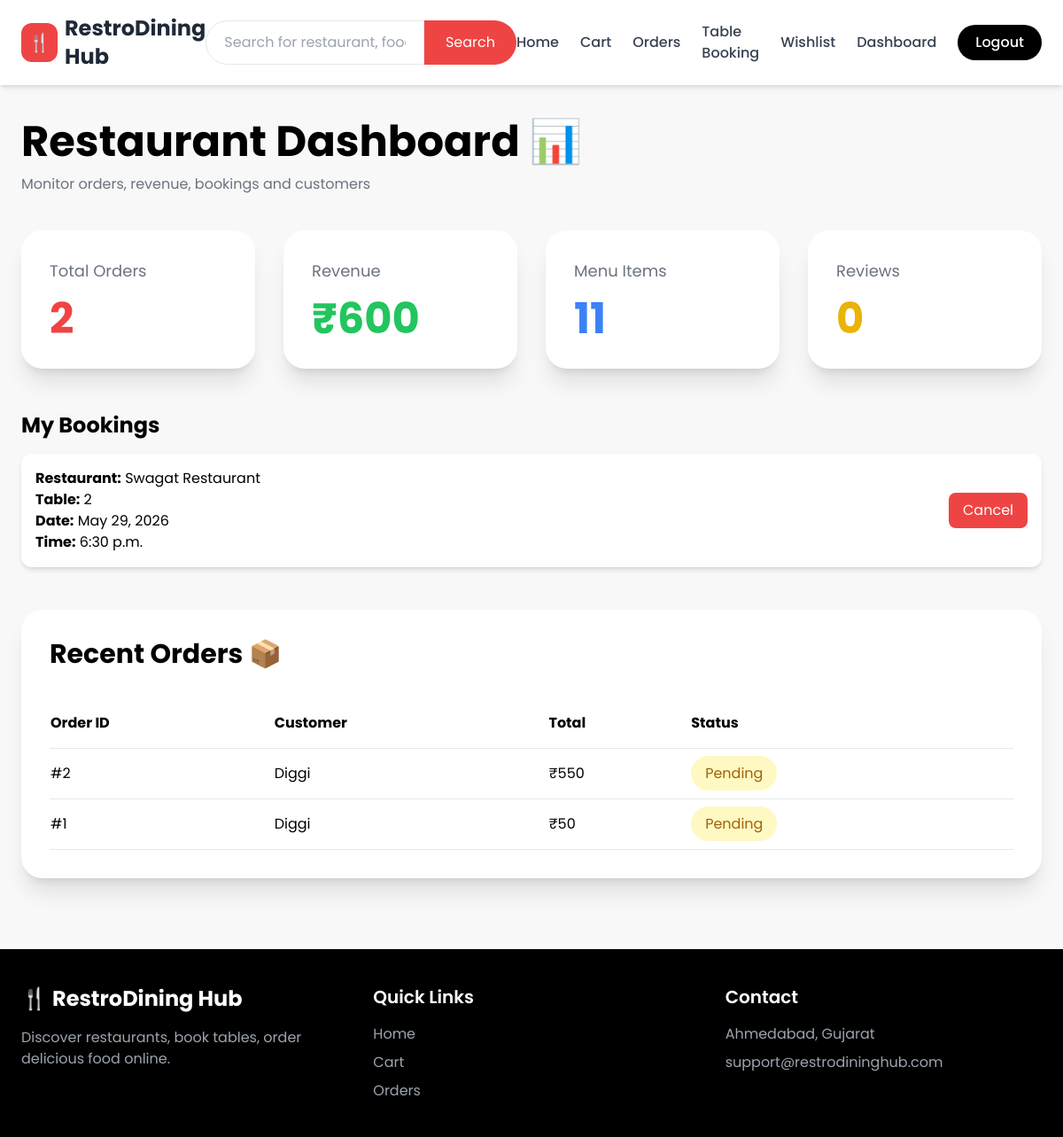
The page /dashboard/ (signed in) on the database its author committed.
### restaurant/models.py (models this page shows, shortened)
class Booking(models.Model):
    user = models.ForeignKey(User, on_delete=models.CASCADE)
    restaurant = models.ForeignKey(Restaurant, on_delete=models.CASCADE)
    table = models.ForeignKey(Table, on_delete=models.CASCADE)
    booking_date = models.DateField()
    booking_time = models.TimeField()
    status = models.CharField(
        max_length=20,
        choices=[
            ('Pending', 'Pending'),
            ('Confirmed', 'Confirmed'),
            ('Cancelled', 'Cancelled'),
        ],
        default='Pending'
    )

class Restaurant(models.Model):
    name = models.CharField(max_length=100)
    address = models.TextField()
    image = models.ImageField(upload_to='restaurants/')
    rating = models.FloatField(default=4.0)
    delivery_time = models.CharField(
        max_length=50,
        default="30 mins"
    )

class Table(models.Model):
    table_number = models.IntegerField(unique=True)
    seats = models.IntegerField(default=4)
    is_booked = models.BooleanField(default=False)

class Order(models.Model):
    user = models.ForeignKey(User, on_delete=models.CASCADE)
    total = models.IntegerField()
    status = models.CharField(
    max_length=20,
    choices=[
        ('Pending', 'Pending'),
        ('Preparing', 'Preparing'),
        ('Out for Delivery', 'Out for Delivery'),
        ('Delivered', 'Delivered'),
    ],
    default='Pending'
)
    razorpay_order_id = models.CharField(max_length=100, blank=True, null=True)
    razorpay_payment_id = models.CharField(max_length=100, blank=True, null=True)
    razorpay_signature = models.CharField(max_length=200, blank=True, null=True)
    created_at = models.DateTimeField(auto_now_add=True)

### restaurant/views.py (the view)
# urls.py: path('dashboard/', views.dashboard, name='dashboard'),
@login_required
def dashboard(request):
    return render(request, 'dashboard.html', {
        'total_orders': Order.objects.count(),
        'total_revenue': Order.objects.aggregate(Sum('total'))['total__sum'] or 0,
        'total_menu': Menu.objects.count(),
        'total_reviews': Review.objects.count(),
        'recent_orders': Order.objects.order_by('-id')[:5],
        'bookings': Booking.objects.filter(user=request.user),
    })

### templates/dashboard.html (shortened to what this page needs)
{% extends 'base.html' %}
{% block content %}
<div class="max-w-7xl mx-auto px-6 mt-10 mb-20">
    <div class="flex justify-between items-center mb-10">
        <div>
            <h1 class="text-5xl font-bold">
                Restaurant Dashboard 📊
            </h1>
            <p class="text-gray-500 mt-3">
                Monitor orders, revenue, bookings and customers
            </p>
        </div>
    </div>
    <div class="grid md:grid-cols-4 gap-8">
        <div class="bg-white shadow-xl rounded-3xl p-8">
            <h2 class="text-gray-500 text-lg">Total Orders</h2>
            <h1 class="text-5xl font-bold mt-4 text-red-500">
                {{ total_orders }}
            </h1>
        </div>
        <div class="bg-white shadow-xl rounded-3xl p-8">
            <h2 class="text-gray-500 text-lg">Revenue</h2>
            <h1 class="text-5xl font-bold mt-4 text-green-500">
                ₹{{ total_revenue }}
            </h1>
        </div>
        <div class="bg-white shadow-xl rounded-3xl p-8">
            <h2 class="text-gray-500 text-lg">Menu Items</h2>
            <h1 class="text-5xl font-bold mt-4 text-blue-500">
                {{ total_menu }}
            </h1>
        </div>
        <div class="bg-white shadow-xl rounded-3xl p-8">
            <h2 class="text-gray-500 text-lg">Reviews</h2>
            <h1 class="text-5xl font-bold mt-4 text-yellow-500">
                {{ total_reviews }}
            </h1>
        </div>
    </div>
    <h2 class="text-2xl font-bold mt-10 mb-4">
    My Bookings
</h2>
{% for b in bookings %}
    <div class="bg-white shadow-md rounded-xl p-4 mb-4 flex justify-between items-center">
        <div>
            <p><b>Restaurant:</b> {{ b.restaurant.name }}</p>
            <p><b>Table:</b> {{ b.table.table_number }}</p>
            <p><b>Date:</b> {{ b.booking_date }}</p>
            <p><b>Time:</b> {{ b.booking_time }}</p>
        </div>
        <a href="{% url 'cancel_booking' b.id %}"
           onclick="return confirm('Are you sure you want to cancel this booking?')"
           class="bg-red-500 text-white px-4 py-2 rounded-lg hover:bg-red-600">
            Cancel
        </a>
    </div>
{% empty %}
    <p>No bookings found</p>
{% endfor %}
    <div class="bg-white shadow-xl rounded-3xl p-8 mt-12">
        <h2 class="text-3xl font-bold mb-8">
            Recent Orders 📦
        </h2>
        <div class="overflow-x-auto">
            <table class="w-full">
                <thead>
                    <tr class="border-b">
                        <th class="text-left py-4">Order ID</th>
                        <th class="text-left py-4">Customer</th>
                        <th class="text-left py-4">Total</th>
                        <th class="text-left py-4">Status</th>
                    </tr>
                </thead>
                <tbody>
                    {% for order in recent_orders %}
                    <tr class="border-b">
                        <td class="py-4">#{{ order.id }}</td>
                        <td class="py-4">{{ order.user.username }}</td>
                        <td class="py-4">₹{{ order.total }}</td>
                        <td class="py-4">
                            {% if order.status == 'Pending' %}
                                <span class="bg-yellow-100 text-yellow-700 px-4 py-2 rounded-full">
                                    Pending
                                </span>
                            {% elif order.status == 'Preparing' %}
                                <span class="bg-orange-100 text-orange-700 px-4 py-2 rounded-full">
                                    Preparing
                                </span>
                            {% elif order.status == 'Out for Delivery' %}
                                <span class="bg-blue-100 text-blue-700 px-4 py-2 rounded-full">
                                    Out for Delivery
                                </span>
                            {% else %}
                                <span class="bg-green-100 text-green-700 px-4 py-2 rounded-full">
                                    Delivered
                                </span>
                            {% endif %}
                        </td>
                    </tr>
                    {% endfor %}
                </tbody>
            </table>
        </div>
    </div>
</div>
{% endblock %}

### templates/base.html (style rules this page uses)
* { font-family: 'Poppins', sans-serif; }
body { background: #f8f8f8; }

### rows shown on the page
Booking: restaurant.name "Swagat Restaurant", table.table_number "2", booking_date "May 29, 2026", booking_time "6:30 p.m."
Order: id "2", user.username "Diggi", total "550", status "Pending"
Order: id "1", user.username "Diggi", total "50", status "Pending"

### other values the page prints
{{ total_orders }} "2"
{{ total_revenue }} "600"
{{ total_menu }} "11"
{{ total_reviews }} "0"
